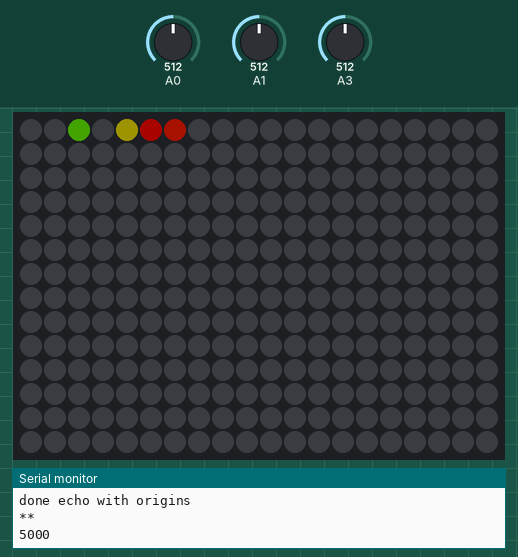
Recording of a sketch running on a simulated Arduino Uno, built with avr-gcc and run on an emulated ATmega328P. Shown: 20×14 RGB LED matrix (first LED top left, wired row by row), the last lines printed to the serial monitor. The test bench sets the inputs (shaded band); at power-on: A0 = 512, A1 = 512, A3 = 512. Dim RGB values are drawn brighter than linear; random numbers use the default seed unless the sketch sets one.

Above: at 6.75 s.
At 10.39 s:
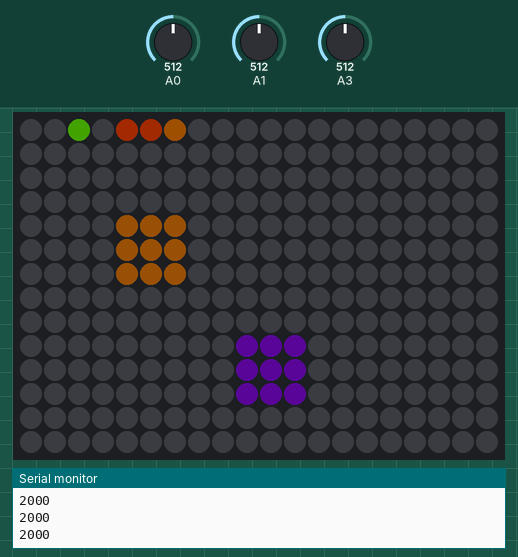
At 13.38 s:
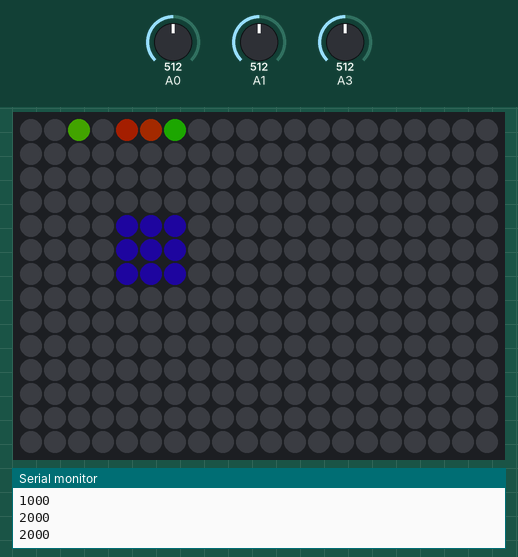
At 20.56 s:
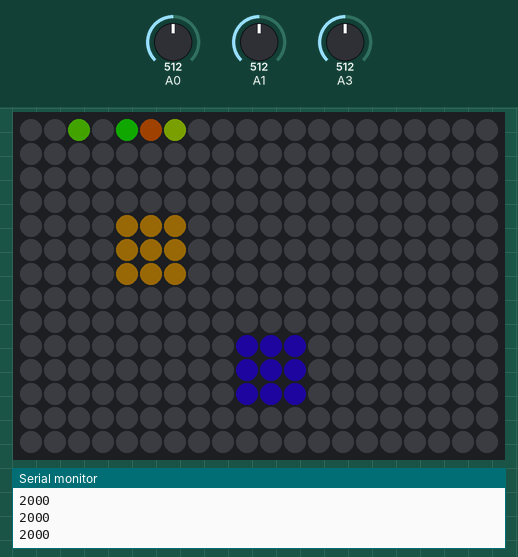
At 29.64 s:
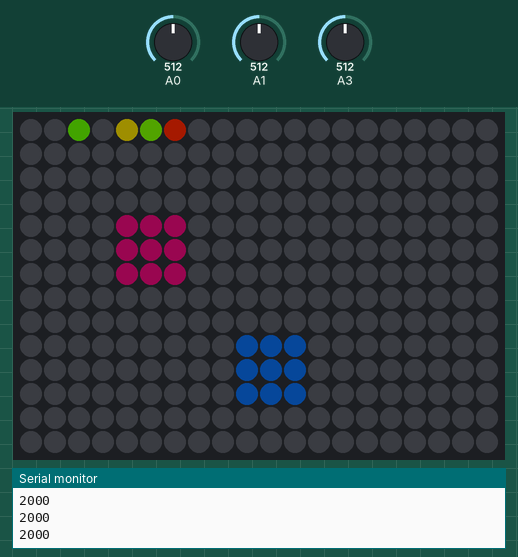
At 38.64 s:
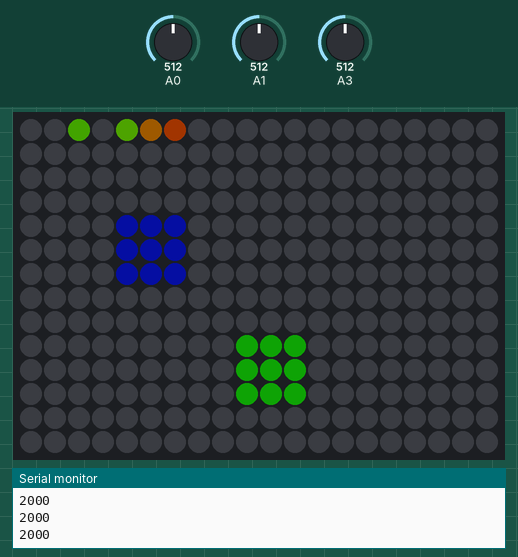

The sketch:

algorithmiclightsteensy.ino
```cpp
#include <FastLED.h>

FASTLED_USING_NAMESPACE

#define BRIGHTNESS          60
#define FRAMES_PER_SECOND  120


#define DATA_PIN    3
//#define CLK_PIN   4
#define LED_TYPE    WS2811
#define COLOR_ORDER GRB
#define NUM_LEDS    280
CRGB leds[NUM_LEDS];
int ledLookup[NUM_LEDS];

const uint8_t kMatrixWidth = 20;
const uint8_t kMatrixHeight = 14;
const bool    kMatrixSerpentineLayout = true;

uint16_t XY( uint8_t x, uint8_t y)
{
  uint16_t i;

  if ( kMatrixSerpentineLayout == false) {
    i = (y * kMatrixWidth) + x;
  }

  if ( kMatrixSerpentineLayout == true) {
    if ( y & 0x01) {
      // Odd rows run backwards
      uint8_t reverseX = (kMatrixWidth - 1) - x;
      i = (y * kMatrixWidth) + reverseX;
    } else {
      // Even rows run forwards
      i = (y * kMatrixWidth) + x;
    }
  }

  return i;
}

void setup() {
  // 0 is coming from the y axis top
  Serial.begin(9600);
  delay(3000);
  createEcho( 0, 4, 4, 'y');
  // 1 is coming from the y axis and is closer to the bottom
  createEcho( 1, 3, 9, 'y');
  Serial.println("!!");

  // 2 is coming from x axis and is closest to the left
  createEcho( 2, 4, 3, 'x');
  // 3 is coming from the x axis and is in the middle
  createEcho( 3, 9, 10, 'x');

  // 4is coming from the x axis and is closest to the right
  createEcho( 4, 14, 10, 'x');

  //  createEcho( 2, 3, 10);
  //  Serial.println(echo->originX);
  // put your setup code here, to run once:
  int pixelHue = 200;
  // put your setup code here, to run once:
  ;
  delay(3000); // 3 second delay for recovery

  // tell FastLED about the LED strip configuration
  FastLED.addLeds<LED_TYPE, DATA_PIN, COLOR_ORDER>(leds, NUM_LEDS);
  //FastLED.addLeds<LED_TYPE,DATA_PIN,CLK_PIN,COLOR_ORDER>(leds, NUM_LEDS).setCorrection(TypicalLEDStrip);

  // set master brightness control
  FastLED.setBrightness(BRIGHTNESS);

  Serial.println("**");
}

//long previousMillis = 0;

int previousValue0 = 0;
int previousValue1 = 0;
int previousValue4 = 0;
int mappedPotValue1;
int mappedPotValue3;


int offsetLookup [5];
int echoCounters[5];
int counters[5];
bool echoCollisionTriggerLookup[5];
int xAxisEchoOrigin[5];
int xAxisEchoMinimum[5];
int yAxisEchoOrigin[5];
int pixelsInEcho[5][49];
char echoDirectionLookup[5];
long echoPreviousMillisTracker[5];
int echoPreviousPotValueTracker[5];
bool echoInMovement[5];
long previousMillis11 = 0;
long previousMillis = 0;


void loop() {

  //  delay(1000);
  leds[2]  = CHSV( 80, 220, 220);
  long timeDelta;
  unsigned long currentMillis = millis();

  //  FastLED.show();
  // insert a delay to keep the framerate modest
  FastLED.delay(1000 / FRAMES_PER_SECOND);


  int  sensorValue0 = analogRead(A0);
  int mappedPotValue0 = map(sensorValue0, 0, 1023, 3, 16);
  //  int mappedPotValue1 = 14;
  int  sensorValue1 = analogRead(A3);
  int mappedPotValue1 = map(sensorValue1, 0, 1023, 3, 16);
  int  sensorValue4 = analogRead(A1);
  int mappedPotValue4 = map(sensorValue4, 0, 1023, 11, 3);
  //  int mappedPotValue3 = 9;
  //  Serial.println("mapping - previous");
  //  Serial.println(mappedPotValue4);
  //  Serial.println(previousValue4);


//    Serial.println("checking 0 pot value");
//    if ( abs(mappedPotValue0 - previousValue0) > 5 &&  !echoInMovement[0]) {
//      echoInMovement[0] = true;
//      xAxisEchoOrigin[0] = 0;
//      previousValue0 = mappedPotValue0;
//      if (echoCounters[4] == 10) {
//        clearPixels(4);
//
//      }
//
//    }
//
//    if ( echoInMovement[0]) {
//      clearPixels(0);
//
//      drawEchoMovement(0, mappedPotValue0, currentMillis);
//
//    } else if (!echoCollisionTriggerLookup[0]) {
//
//      drawEchoAnimation(0, currentMillis);
//
//    }

//    runDrawSequence(0, mappedPotValue0, currentMillis);
//    runDrawSequence(1, mappedPotValue1, currentMillis);
//    runDrawSequence(4, mappedPotValue4, currentMillis);


 timeDelta = currentMillis - previousMillis;
    if (timeDelta > 1000 && timeDelta < 1250) {
       fillSquare(0, 5, 5, 1);
    Serial.println("1000");
    FastLED.show();

  }

     if (timeDelta > 2000 && timeDelta < 3000) {
    Serial.println("2000");
    fillSquare(1, 10, 10, 1);
    FastLED.show();

  }

  if (currentMillis - previousMillis > 5000) {
    previousMillis = currentMillis;
        Serial.println("5000");
        clearPixels(0);
        clearPixels(1);


  }

leds[random(4, 7)] = CHSV( random(0, 100), 220, 220);
FastLED.show();


}


void runDrawSequence(int echoIndex, int potentiometerValue, long currentMillis) {
  if ( abs(potentiometerValue - echoPreviousPotValueTracker[echoIndex]) > 3 &&  !echoInMovement[echoIndex]) {
    echoInMovement[echoIndex] = true;
    if (echoDirectionLookup[echoIndex] == 'x') {
      // start y axis from bottom of the board
      yAxisEchoOrigin[echoIndex] = 17;

      // Reset all counters that are frozen in a collision
      for (int index = 0; index < 2; index++) {
        if (echoCounters[index] == 10) {
          clearPixels(index);
        }
      }

    } else {
      // set counters on the left side back to 0
      xAxisEchoOrigin[echoIndex] = 0;
      for (int index = 2; index < 5; index++) {
        if (echoCounters[index] == 10) {
          clearPixels(index);
        }
      }
    }
    echoPreviousPotValueTracker[echoIndex] = potentiometerValue;
  }

  // If we're in movement cycle clear the trail and draw the next phase
  if ( echoInMovement[echoIndex]) {
    clearPixels(echoIndex);
    drawEchoMovement(echoIndex, potentiometerValue, currentMillis);

  } else if (!echoCollisionTriggerLookup[echoIndex]) {

    // before drawing square cycles check for collision
    if (echoDirectionLookup[echoIndex] == 'x') {

      for (int index = 0; index < 2; index++) {
        if (compareMinMax(index, echoIndex)) {
          echoCounters[index] = 10;
          echoCounters[echoIndex] = 10;
        }

      }
    }

    drawEchoAnimation(echoIndex, currentMillis);

  }
}


//int xAxisEchoMinimum[3];


void drawEchoMovement(int echoIndex, int mappedPotValue, long currentMillis) {
  long previousMillis = echoPreviousMillisTracker[echoIndex];
  //  Serial.print("prev mill ; ");
  //  Serial.println(previousMillis);
  //  Serial.print("currentMillis  ; ");
  //  Serial.println(currentMillis);
  if (currentMillis - previousMillis > 300) {
    //    Serial.print("Analog value is ; ");
    //    Serial.println(mappedPotValue);
    //    Serial.print("X ; ");
    //    Serial.println(xAxisEchoOrigin[echoIndex]);
    //    Serial.print("Y ; ");
    //    Serial.println(yAxisEchoOrigin[echoIndex]);
    fillSquare(echoIndex, xAxisEchoOrigin[echoIndex], yAxisEchoOrigin[echoIndex], 1);
    if (echoDirectionLookup[echoIndex] == 'y') {
//      Serial.println("in here helllloooooo");

      xAxisEchoOrigin[echoIndex] += 1;
      if (xAxisEchoOrigin[echoIndex] >= mappedPotValue) {
        echoInMovement[echoIndex] = false;
//        Serial.print("going into clear with x value :" );
//        Serial.println(xAxisEchoOrigin[echoIndex]);
        clearPixels(echoIndex);

      }
    } else {
      yAxisEchoOrigin[echoIndex] -= 1;
//      Serial.println(yAxisEchoOrigin[echoIndex]);
      if (yAxisEchoOrigin[echoIndex] <= mappedPotValue  ) {
        echoInMovement[echoIndex] = false;
        clearPixels(echoIndex);


      }


    }
//    Serial.println("Reseting this");
    echoPreviousMillisTracker[echoIndex] = currentMillis;
    //    clearPixels(echoIndex);

  }
}


bool compareMinMax(int echo1Index, int echo2Index) {


  int echo1x = xAxisEchoOrigin[echo1Index];
  int echo1y = yAxisEchoOrigin[echo1Index];
  int echo2x = xAxisEchoOrigin[echo2Index];
  int echo2y = yAxisEchoOrigin[echo2Index];


  int offset1 = offsetLookup[echo1Index];
  int offset2 = offsetLookup[echo2Index];


  // Retrieve the origin of both echos

  // Only check this if the squares echo is big enough
  if ( offset1 > 1 && offset2 > 1) {
    int offset1 = offsetLookup[echo1Index];
    int offset2 = offsetLookup[echo2Index];
    //    Serial.println("!-----");
    //    Serial.println(offset1);
    //    Serial.println(echo1x);
    //    Serial.println(echo1y);
    //    Serial.println("-----!");

    int echo1xMax = echo1x + offset1;
    int echo1yMax = echo1y + offset1;
    int echo1xMin = echo1x - offset1;
    int echo1Min = echo1y - offset1;
    int echo2xMin = echo2x - offset2;
    int echo2yMin = echo2y - offset2;
    //
    //    Serial.println("-----");
    //    Serial.println(echo2xMin);
    //    Serial.println(echo2yMin);
    //    Serial.println("-");
    //    Serial.println(echo1xMax);
    //    Serial.println(echo1yMax);
    //    Serial.println("-------");
    /// Fix collisions for 0 and 4
    if (echo2xMin <= echo1xMax && echo2yMin <= echo1yMax && !echoInMovement[echo2Index]) {

      for (int y = 0; y < 4; y++) {
        //
        if (echo1xMin < echo2xMin && echo1xMin < echo2xMin) {

          leds[XY(echo1xMax, echo1yMax - y)]  = CHSV( 80, 220, 220);
          leds[XY(echo2xMin, echo2yMin + y)]  = CHSV( 80, 220, 220);

        } else {
          leds[XY(echo1xMax - y, echo1yMax)]  = CHSV( 80, 220, 220);
          leds[XY(echo2xMin + y, echo2yMin)]  = CHSV( 80, 220, 220);

        }
        //
      }
      //      //
      //      //      drawCircle(echo2xMin, echo2yMin, echo1xMax, echo1yMax, 2,
      //      //                200);
      //      //        createEcho( 0,echo1xMax, echo1yMax );
      //      //        createEcho( 1, echo2xMin - 1, echo2yMin);
      //      //      echoCounters[0] = 4;
      //      //      echoCounters[1] = 4;
      return true;
    }
  }

  return false;

}


void drawEchoAnimation(int echoLookupIndex, long currentMillis) {
  int counter = echoCounters[echoLookupIndex];
  long previousMilli = echoPreviousMillisTracker[echoLookupIndex];


  if (currentMillis - previousMillis > 600) {


    if (counter <= 2 ) {
      fillSquare(echoLookupIndex, xAxisEchoOrigin[echoLookupIndex], yAxisEchoOrigin[echoLookupIndex], counter);
      echoCounters[echoLookupIndex]++;

    } else if (counter == 49) {
      randomizeEcho(echoLookupIndex);
    }  else if (counter == 10 ) {
      for (int index = 0; index < 48; index++) {
        leds[pixelsInEcho[echoLookupIndex][index]]  = CRGB::Gray ;
      }

    }

  }

  if (currentMillis - previousMillis > 2000) {

    if (counter > 2 && counter != 10 ) {
//      Serial.println("clearing");
      clearPixels(echoLookupIndex);
      echoPreviousMillisTracker[echoLookupIndex] = currentMillis;
    }
  }


}

bool pixelHasValue(int pixel) {

  return  leds[pixel].red != 0 ||  leds[pixel].blue != 0 ||  leds[pixel].green != 0;

}
int offset = 0;


void randomizeEcho(int echoLookupIndex) {

  leds[pixelsInEcho[echoLookupIndex][random(0, 48)]] = CHSV( random(0, 255), 200, 255);
  FastLED.show();


}

void fillSquare(int echoLookupIndex, int xCoordinate, int  yCoordinate,  int level) {
  int pixelHue = random(0, 255);
  int arrayCounter = 0;
  offsetLookup[echoLookupIndex] = level;

  if (level == 1) {

    offset = 3;

  } else if (level == 2) {
    offset = 5;

  } else if (level == 3) {

    offset = 7;
  }

  for (int x = 0; x < offset; x++) {
    int xindex = xCoordinate - level + x;
    for (int i = 0; i < offset; i++) {
      int yindex = yCoordinate - level + i;
      int ledLocation = XY(xindex, yindex);

      // If nothing is drawn there

      if (!pixelHasValue(ledLocation)) {
        if (echoLookupIndex != 5 ) {
          if (ledLocation < 270) {
            leds[ledLocation]  = CHSV(pixelHue, 200, 200);
          }
        }

      } else {
      }

      pixelsInEcho[echoLookupIndex][arrayCounter] = ledLocation;
      arrayCounter++;


    }
  }
}


void createEcho(int index, int x, int y, char c) {
  Serial.println("Creating echo with origins");
  Serial.print("X ; ");
  Serial.println(x);
  Serial.print("Y ; ");
  Serial.println(y);
  Serial.println("done echo with origins");

  xAxisEchoOrigin[index] = x;
  yAxisEchoOrigin[index] = y;
  echoCounters[index] = 1;
  counters[index] = 0;
  offsetLookup[index] = 0;
  echoDirectionLookup[index] = c;
  echoPreviousMillisTracker[index] = 0;
  echoInMovement[index] = false;
  echoPreviousPotValueTracker[index] = 0;

}


void clearPixels(int echoLookupIndex) {
  //  echoCounters[index] = 1;
  //
  echoCounters[echoLookupIndex] = 1;
  for (int index = 0; index < 48; index++) {
    //    Serial.println(pixelsInEcho[echoLookupIndex][index]);
    leds[pixelsInEcho[echoLookupIndex][index]]  = CHSV( 0, 0, 0);

  }

  //  for (int x = 0; x < kMatrixWidth; x++) {
  //    for (int y = 0; y < kMatrixHeight; y++) {
  //      leds[XY(x, y)]  = CHSV( 0, 0, 0);
  //    }
  //    //  sizeof(array)/sizeof(array[0]
  //    //  for (int x = 0; x < 48; x++) {
  //    //    leds[pixelsInEcho[echoLookupIndex][x]]  = CHSV( 0, 0, 0);
  //
  //
  //  }
}


void writePixel(int x, int y, int pixelHue) {

  int  xy =  XY(x, y);
  if (xy < NUM_LEDS) {
    leds[ XY(x, y)]  = CHSV( pixelHue, 255, 255);


  }

}

void drawInitialCirclePoints(int16_t x0, int16_t y0, int16_t r, uint16_t color) {
  writePixel(x0  , y0 + r, color);
  writePixel(x0  , y0 - r, color);
  writePixel(x0 + r, y0  , color);
  writePixel(x0 - r, y0  , color);


}

void drawFullCirclePoints(int16_t x0, int16_t y0, int16_t x, int16_t y, uint16_t color) {

  writePixel(x0 + x, y0 + y, color);
  writePixel(x0 - x, y0 + y, color);
  writePixel(x0 + x, y0 - y, color);
  writePixel(x0 - x, y0 - y, color);
  writePixel(x0 + y, y0 + x, color);
  writePixel(x0 - y, y0 + x, color);
  writePixel(x0 + y, y0 - x, color);
  writePixel(x0 - y, y0 - x, color);


}


void drawCircle(int16_t x0, int16_t y0, int16_t x1, int16_t y1, int16_t r,
                uint16_t color) {
  Serial.println("Entering draw circle");
  Serial.println(x0);
  Serial.println(y0);

  int16_t f = 1 - r;
  int16_t ddF_x = 1;
  int16_t ddF_y = -2 * r;
  int16_t x = 0;
  int16_t y = r;


  int circle2X = x1;
  int circle2Y = y1;

  drawInitialCirclePoints(x0,  y0, r, random(0, 255));
  drawInitialCirclePoints(circle2X, circle2Y , r, random(0, 255));
  //    drawInitialCirclePoints(x0+4,  y0+4,r, color);

  while (x < y) {
    Serial.println ("stuck in this loop");
    if (f >= 0) {
      y--;
      ddF_y += 2;
      f += ddF_y;
    }
    x++;
    ddF_x += 2;
    f += ddF_x;
    drawFullCirclePoints(x0,  y0,  x,  y,  random(0, 255));
    drawFullCirclePoints(circle2X, circle2Y  , x, y , random(0, 255));
    //        drawFullCirclePoints(x0+4,  y0+4,  x+4,  y+4,  random(0,255));
    //
    //        writePixel(x0 + x, y0 + y, color);
    //        writePixel(x0 - x, y0 + y, color);
    //        writePixel(x0 + x, y0 - y, color);
    //        writePixel(x0 - x, y0 - y, color);
    //        writePixel(x0 + y, y0 + x, color);
    //        writePixel(x0 - y, y0 + x, color);
    //        writePixel(x0 + y, y0 - x, color);
    //        writePixel(x0 - y, y0 - x, color);
  }
  Serial.println("ending write");
  FastLED.show();
  Serial.println("leaving draw circle");

}
```
